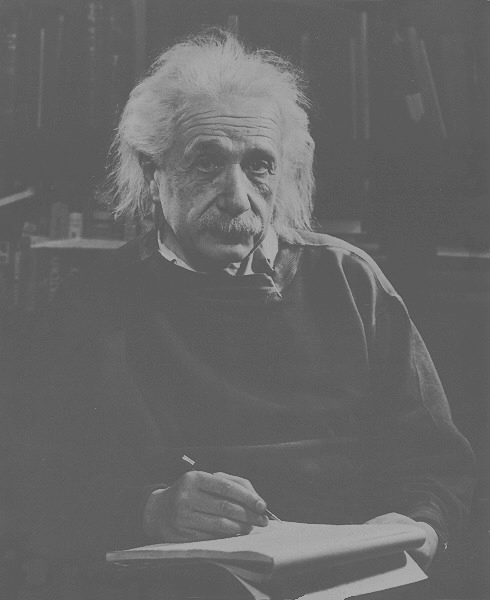
%> input picture workshops/workshop 3/SampleImages/Einstein.tif, 490 x 600 px
$ octave --eval "result = Lin('SampleImages/Einstein.tif');"   (GNU Octave 9; MATLAB toolbox functions it lacks are replaced by stand-ins)
%> lines starting %> are read from the running program, lines starting %| are printed output that depends on the picture
function a = Lin(X)
%> called with X = 'SampleImages/Einstein.tif'

a = imread(X);
%> a is the input picture: size 600x490 uint8; min 74, max 178, mean 102.4

b = rgb2gray(a);
J = 255*im2double(b);

mi = min(min(J));
%> mi = 74
ma = max(max(J));
%> ma = 178

J2 = imadjust(a,[mi/255; ma/255],[0; 1]);
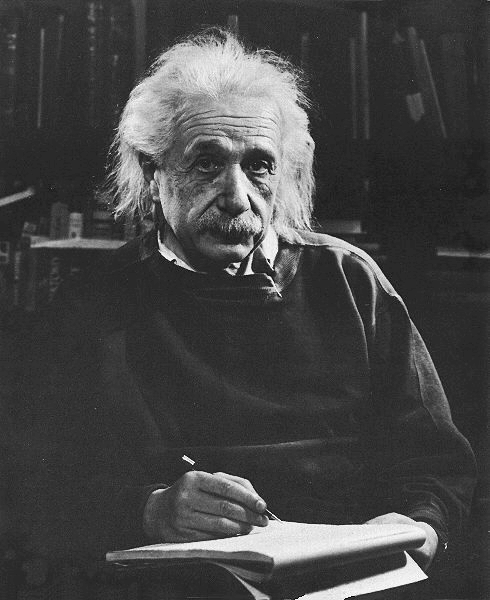
%> J2: size 600x490 uint8; min 0, max 255, mean 69.5

 imhist(a,100);
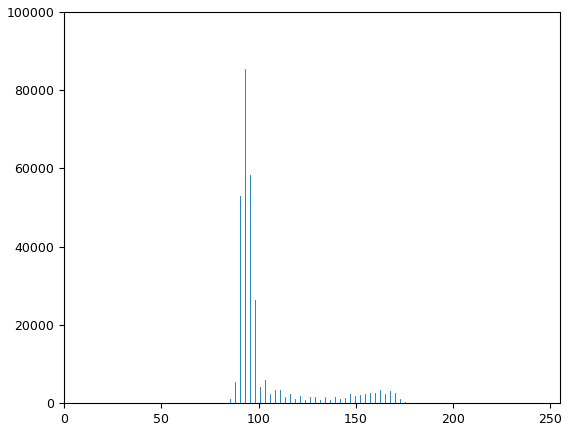
%> figure redrawn from the program's plot data; highest point at x = 92.73, y = 85304

%  imshow(J2);

$ run again, on workshops/workshop 3/SampleImages/Pollen.tif
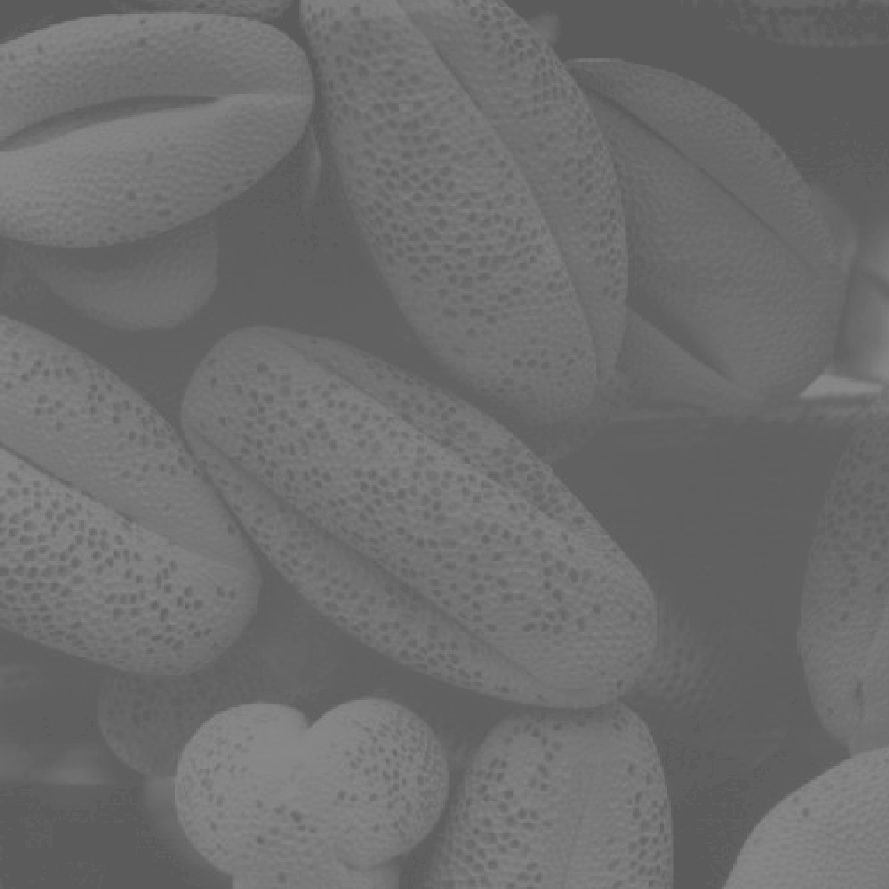
%> input picture workshops/workshop 3/SampleImages/Pollen.tif, 889 x 889 px
%> in Lin, a is the input picture: size 889x889 uint8; min 91, max 138, mean 109.1
%> mi = 91
%> ma = 138
%> in Lin, `J2 = imadjust(a,[mi/255; ma/255],[0; 1]);`:
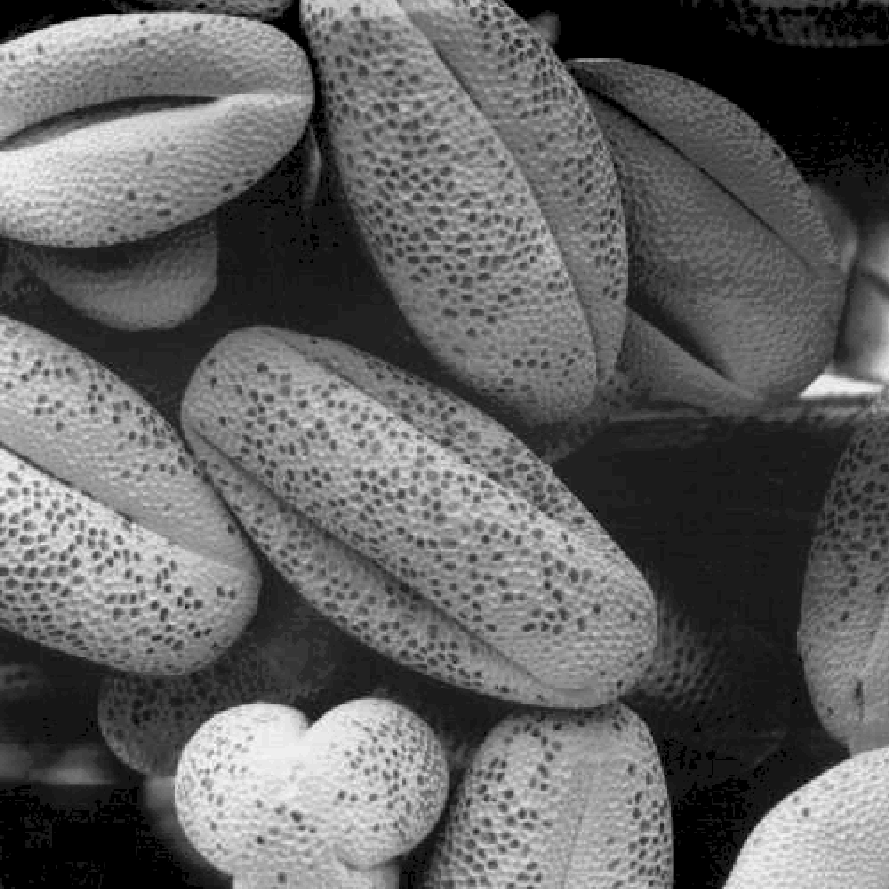
%> J2: size 889x889 uint8; min 0, max 255, mean 98.1
%> in Lin, `imhist(a,100);`:
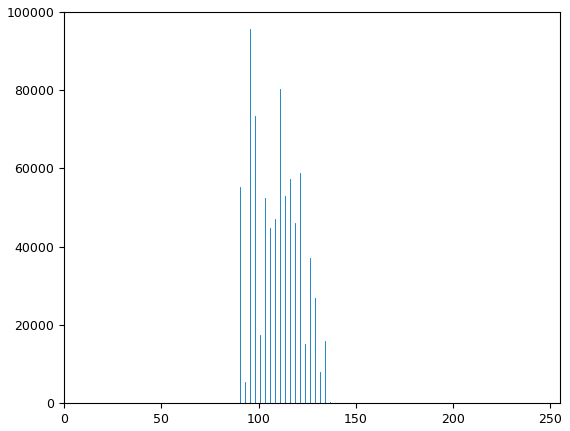
%> figure redrawn from the program's plot data; highest point at x = 95.3, y = 95748
